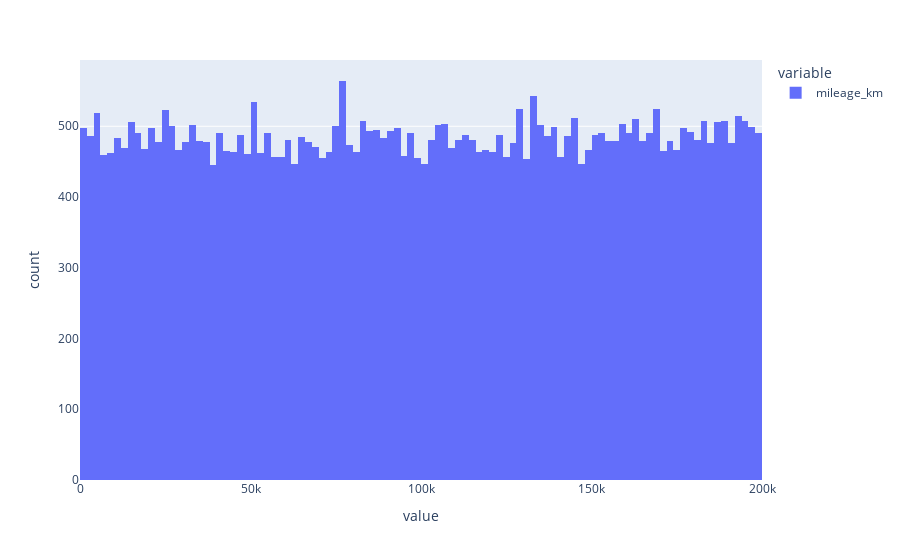

This figure's notebook cell:
### Code cell
px.histogram(df["mileage_km"])

### Figure 1 — Plotly figure (JSON) as saved in the notebook; plotly's stock layout.template omitted (floating-point values rounded to 4 significant figures; data arrays with more than 128 entries replaced by an {"elided": "..."} marker saying what was removed)
{"data": [{"bingroup": "x", "hovertemplate": "variable=mileage_km<br>value=%{x}<br>count=%{y}<extra></extra>", "legendgroup": "mileage_km", "marker": {"color": "#636efa", "pattern": {"shape": ""}}, "name": "mileage_km", "orientation": "v", "showlegend": true, "type": "histogram", "x": {"elided": "50000 float values"}, "xaxis": "x", "yaxis": "y"}], "layout": {"barmode": "relative", "legend": {"title": {"text": "variable"}, "tracegroupgap": 0}, "margin": {"t": 60}, "xaxis": {"anchor": "y", "domain": [0, 1], "title": {"text": "value"}}, "yaxis": {"anchor": "x", "domain": [0, 1], "title": {"text": "count"}}}}
